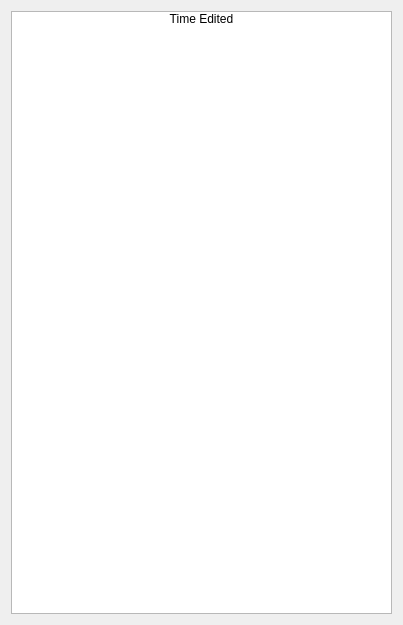
<?xml version="1.0" encoding="UTF-8"?>
<ui version="4.0">
 <class>fileHistory</class>
 <widget class="QDialog" name="fileHistory">
  <property name="geometry">
   <rect>
    <x>0</x>
    <y>0</y>
    <width>403</width>
    <height>625</height>
   </rect>
  </property>
  <property name="windowTitle">
   <string>History</string>
  </property>
  <layout class="QGridLayout" name="gridLayout">
   <item row="0" column="0">
    <widget class="QListWidget" name="listWidget">
     <item>
      <property name="text">
       <string>Time Edited</string>
      </property>
      <property name="textAlignment">
       <set>AlignCenter</set>
      </property>
     </item>
    </widget>
   </item>
  </layout>
 </widget>
 <resources/>
 <connections/>
</ui>
